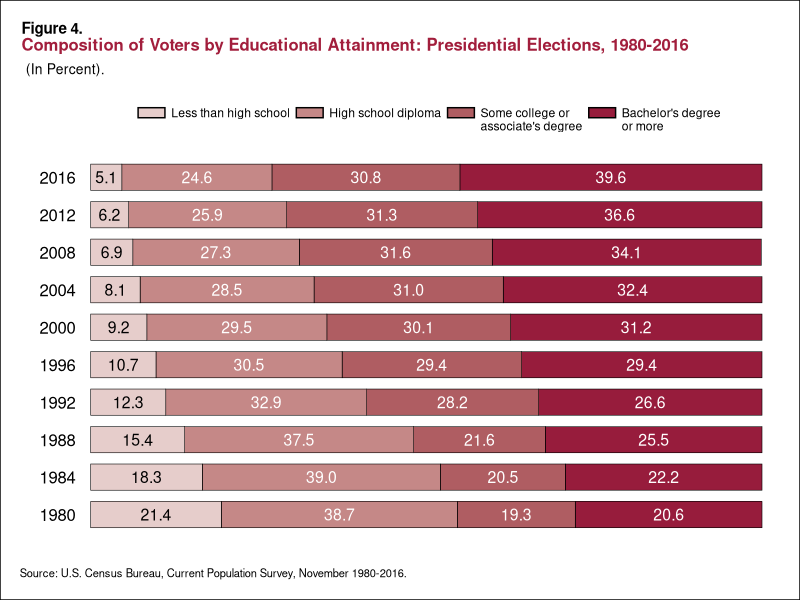
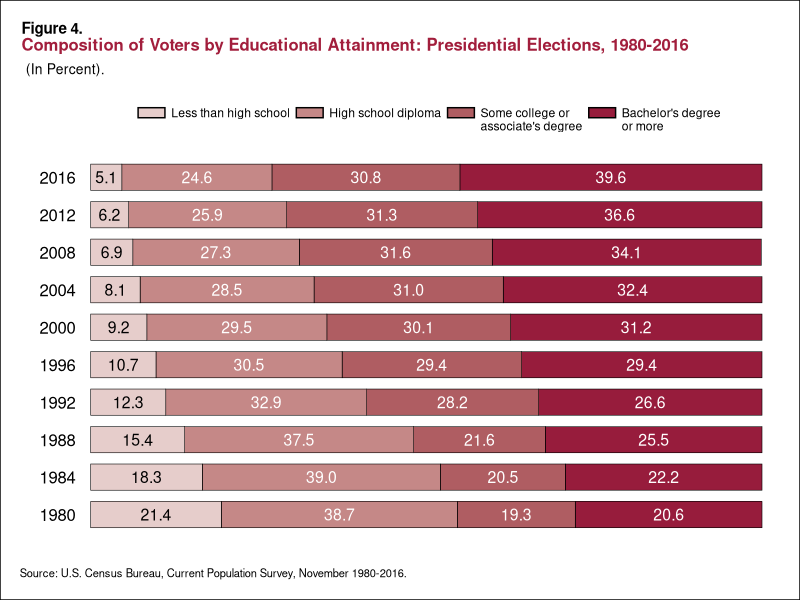

Reproduce these figures in R, in order.
## ---- chunk 1
knitr::opts_chunk$set(echo = TRUE)
## ---- chunk 2
library(tidyverse)
# I like this for coloring text: https://wilkelab.org/ggtext/
library(grid)
library(rlang)
library("ggtext")


## ---- chunk 3
type_levels= c("\nBachelor's degree\nor more", "\nSome college or\nassociate's degree", "High school diploma", "Less than high school")
year_levels <- c("1980","1984", "1988", "1992","1996","2000", "2004", "2008", "2012","2016")
pop_colors <- c("#971c3c", "#af5d62","#c58887", "#e6cdcb" )
draw_square <- function(data, params, size) {
  if (is.null(data$size)) {
    data$size <- 0.5
  }
  lwd <- min(data$size, min(size) /4)
  grid::rectGrob(
    width  = unit(1.2, "snpc") - unit(lwd, "mm"),
    height = unit(.5, "snpc") - unit(lwd, "mm"),
    gp = gpar(
      col = data$colour %||% NA,
      fill = alpha(data$fill %||% "grey20", data$alpha),
      lty = data$linetype %||% 1,
      lwd = lwd * .pt,
      linejoin = params$linejoin %||% "mitre",
      lineend = if (identical(params$linejoin, "round")) "round" else "square"
    )
  )
}


vote_data <- tibble(
  vote_type = rep(type_levels, 10),
  # Need to rep the pop_group within each vote_type
  pop_group = rep(year_levels, c(4, 4, 4,4,4,4,4,4,4,4)),
  amount =   c(30.6, 19.3, 38.7, 21.4, 32.2, 20.5, 39.0, 18.3, 35.5, 21.6, 37.5, 15.4, 36.6, 28.2, 32.9, 12.3, 39.4, 29.4, 30.5, 10.7, 41.2, 30.1, 29.5, 9.2, 42.4, 31.0,28.5, 8.1, 44.1, 31.6, 27.3, 6.9, 46.6, 31.3, 25.9, 6.2, 49.5, 30.8, 24.6, 5.1),
  amount_1 =   c('20.6', '19.3', '38.7', '21.4', '22.2', '20.5', '39.0', '18.3', '25.5', '21.6', '37.5', '15.4', '26.6', '28.2', '32.9', '12.3', '29.4', '29.4', '30.5', '10.7', '31.2', '30.1', '29.5', '9.2', '32.4', '31.0','28.5', '8.1', '34.1', '31.6', '27.3', '6.9', '36.6', '31.3', '25.9', '6.2', '39.6', '30.8', '24.6', '5.1'),
  fill = rep(pop_colors, 10))

vote_labels <- tibble(
  vote_type = factor(type_levels, levels = type_levels))
vote_data <- vote_data %>% 
  mutate(vote_type = factor(vote_type, levels = type_levels),
         pop_group = factor(pop_group, levels = year_levels),
         fill = factor(fill, levels = pop_colors))


area<- ((ggplot(vote_data, aes(x = pop_group, 
                      y = amount, 
                      fill = fill, 
                      label = amount_1))+
  geom_col(color = "black", size= .2, width=.7, key_glyph= draw_square)+ geom_text(size = 4, 
            position = position_stack(vjust = 0.5), color=ifelse(vote_data$vote_type=="Less than high school", 'black', 'white')) + scale_fill_manual(values = pop_colors, guide= guide_legend(reverse=TRUE)))+
 labs(title =  "<span style = 'font-size:11pt; color:#000000'><b>Figure 4.</span></p><span style = 'font-size:12pt; color:#a21e3c'><p><b>Composition of Voters by Educational Attainment: Presidential Elections, 1980-2016</p></span>",
       subtitle = "<span style = 'font-size:10pt; color:#000000'>(In Percent).</span>",
       y = "",
       x = "",
       caption = "Source: U.S. Census Bureau, Current Population Survey, November 1980-2016.") + scale_fill_manual(labels= type_levels, values= pop_colors, name = "", guide= guide_legend(reverse=TRUE)))
  new<- (area+ scale_y_continuous(limits= c(0,110),expand = c(0, 3))+ theme_classic()+
    theme( panel.grid = element_blank(),
           plot.background = element_rect(fill = "white", color = "black"),
           panel.grid.major = element_blank(),
           panel.grid.minor = element_blank(),
           plot.title = element_markdown(hjust=.02),
           plot.title.position = "plot",
           plot.caption.position = "plot",
           plot.subtitle = element_markdown(hjust= .009), 
           plot.caption = element_text(size = 8, color = "black", hjust = 0),
           axis.ticks = element_blank(),
           axis.line.y = element_blank(),
           legend.position= "top",
           axis.line.x = element_blank(),
           axis.text.x= element_blank(),
           axis.text.y= element_text(margin = margin(r = -5), color= "black", size=12),
           plot.margin = unit(c(.5,.5,.5,.5), "cm")))
     
      
new+ coord_flip()
ggsave("new.pdf")
